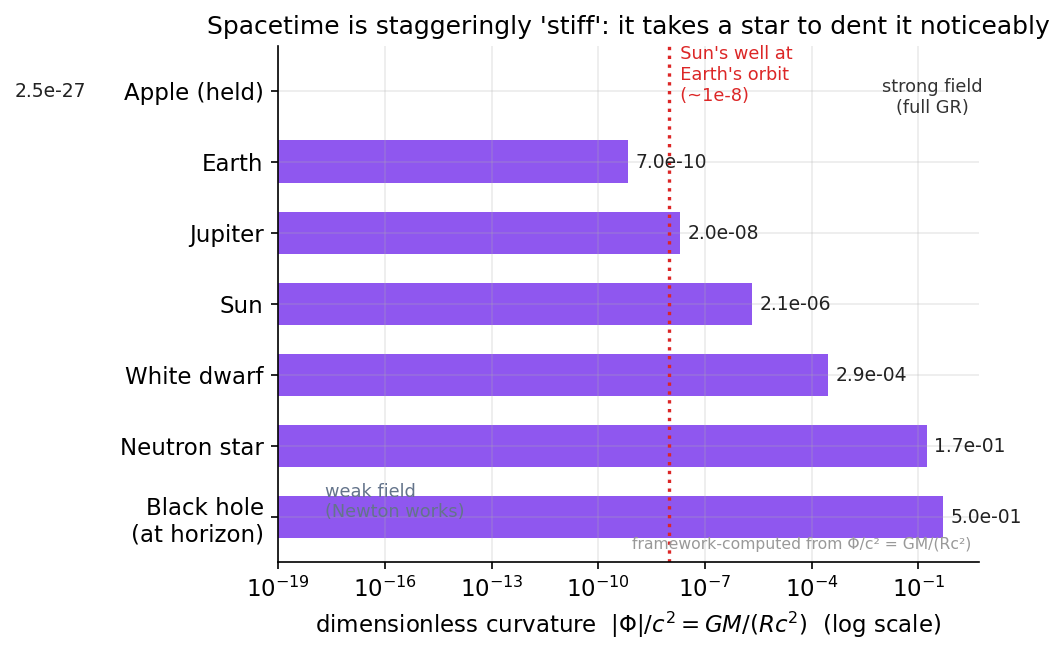

Recreate this plot in Python.
import numpy as np, matplotlib
matplotlib.use("Agg")
import matplotlib.pyplot as plt
plt.rcParams.update({"figure.dpi":150,"savefig.dpi":150,"font.size":11,
    "axes.grid":True,"grid.alpha":0.25,"axes.spines.top":False,"axes.spines.right":False,
    "axes.titlesize":12,"figure.facecolor":"white","axes.facecolor":"white"})
C_FW="#7c3aed"; C_NEWTON="#64748b"; C_MOND="#0891b2"; C_DATA="#dc2626"

# Dimensionless curvature |Phi|/c^2 = G M / (R c^2) at each object's own surface.
# Everything computed from the formula; masses/radii are hardcoded published constants (SI).
G=6.674e-11; c=3.00e8
objects=[
    ("Apple (held)", 0.1, 0.03),          # m, r in meters
    ("Earth",        5.972e24, 6.371e6),
    ("Jupiter",      1.898e27, 6.99e7),
    ("Sun",          1.989e30, 6.96e8),
    ("White dwarf",  1.4*1.989e30, 7.0e6),
    ("Neutron star", 1.4*1.989e30, 1.2e4),
    ("Black hole\n(at horizon)", 1.4*1.989e30, 2*G*1.4*1.989e30/c**2),
]
names=[o[0] for o in objects]
phi=np.array([G*M/(R*c**2) for (_,M,R) in objects])

fig, ax = plt.subplots(figsize=(7.4,4.5))
y=np.arange(len(objects))[::-1]
bars=ax.barh(y, phi, color=C_FW, alpha=0.85, height=0.6)
ax.set_xscale("log")
ax.set_yticks(y); ax.set_yticklabels(names)
ax.set_xlim(1e-19, 5)
ax.set_xlabel(r"dimensionless curvature  $|\Phi|/c^2 = GM/(Rc^2)$  (log scale)")
ax.set_title("Spacetime is staggeringly 'stiff': it takes a star to dent it noticeably")

# annotate each bar with its value
for yi, p in zip(y, phi):
    ax.text(p*1.6, yi, f"{p:.1e}", va="center", fontsize=9, color="#222")

# the Sun-at-Earth value from the worked example, marked as a reference line
phi_sun_earth = G*1.989e30/(1.496e11*c**2)   # ~9.9e-9
ax.axvline(phi_sun_earth, color=C_DATA, ls=":", lw=1.6)
ax.text(phi_sun_earth, len(objects)-0.35, "  Sun's well at\n  Earth's orbit\n  (~1e-8)",
        color=C_DATA, fontsize=8.5, va="top")

# regime label
ax.text(2e-18, 0.0, "weak field\n(Newton works)", fontsize=8.5, color=C_NEWTON, ha="left")
ax.text(0.25, 5.7, "strong field\n(full GR)", fontsize=8.5, color="#333", ha="center")

ax.text(0.99,0.02,"framework-computed from Φ/c² = GM/(Rc²)",
        transform=ax.transAxes, ha="right", va="bottom", fontsize=7.5, color="#999")
fig.tight_layout(); fig.savefig("ch08_spacetime_stiffness_ladder.png", bbox_inches="tight"); print("ok")
